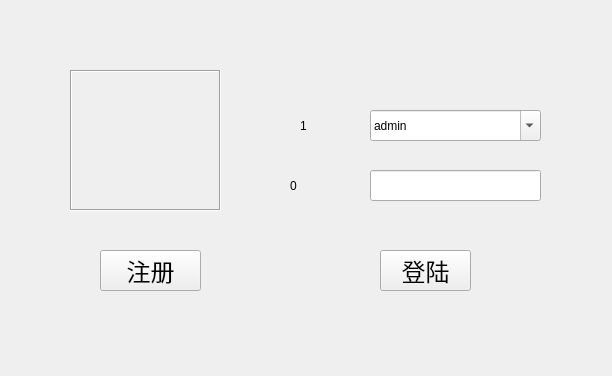
<?xml version="1.0" encoding="UTF-8"?>
<ui version="4.0">
 <class>LoginDialog</class>
 <widget class="QDialog" name="LoginDialog">
  <property name="geometry">
   <rect>
    <x>0</x>
    <y>0</y>
    <width>612</width>
    <height>376</height>
   </rect>
  </property>
  <property name="windowTitle">
   <string>Dialog</string>
  </property>
  <widget class="QLabel" name="userPic">
   <property name="enabled">
    <bool>true</bool>
   </property>
   <property name="geometry">
    <rect>
     <x>70</x>
     <y>70</y>
     <width>151</width>
     <height>141</height>
    </rect>
   </property>
   <property name="autoFillBackground">
    <bool>false</bool>
   </property>
   <property name="frameShape">
    <enum>QFrame::Box</enum>
   </property>
   <property name="frameShadow">
    <enum>QFrame::Sunken</enum>
   </property>
   <property name="text">
    <string/>
   </property>
  </widget>
  <widget class="QPushButton" name="regBtn">
   <property name="geometry">
    <rect>
     <x>100</x>
     <y>250</y>
     <width>101</width>
     <height>41</height>
    </rect>
   </property>
   <property name="font">
    <font>
     <family>Libian SC</family>
     <pointsize>18</pointsize>
    </font>
   </property>
   <property name="text">
    <string>注册</string>
   </property>
   <property name="autoDefault">
    <bool>false</bool>
   </property>
   <property name="default">
    <bool>false</bool>
   </property>
   <property name="flat">
    <bool>false</bool>
   </property>
  </widget>
  <widget class="QPushButton" name="loginBtn">
   <property name="geometry">
    <rect>
     <x>380</x>
     <y>250</y>
     <width>91</width>
     <height>41</height>
    </rect>
   </property>
   <property name="font">
    <font>
     <family>Libian SC</family>
     <pointsize>18</pointsize>
    </font>
   </property>
   <property name="focusPolicy">
    <enum>Qt::TabFocus</enum>
   </property>
   <property name="text">
    <string>登陆</string>
   </property>
   <property name="autoDefault">
    <bool>false</bool>
   </property>
  </widget>
  <widget class="QComboBox" name="nameCmBox">
   <property name="geometry">
    <rect>
     <x>370</x>
     <y>110</y>
     <width>171</width>
     <height>31</height>
    </rect>
   </property>
   <property name="editable">
    <bool>true</bool>
   </property>
   <property name="currentText">
    <string/>
   </property>
   <property name="frame">
    <bool>true</bool>
   </property>
   <item>
    <property name="text">
     <string>admin</string>
    </property>
   </item>
   <item>
    <property name="text">
     <string>cook</string>
    </property>
   </item>
   <item>
    <property name="text">
     <string>manager</string>
    </property>
   </item>
  </widget>
  <widget class="QLineEdit" name="pwdLineEdit">
   <property name="geometry">
    <rect>
     <x>370</x>
     <y>170</y>
     <width>171</width>
     <height>31</height>
    </rect>
   </property>
  </widget>
  <widget class="QLabel" name="pwdLabel">
   <property name="geometry">
    <rect>
     <x>290</x>
     <y>150</y>
     <width>81</width>
     <height>71</height>
    </rect>
   </property>
   <property name="text">
    <string>0</string>
   </property>
  </widget>
  <widget class="QLabel" name="userLabel">
   <property name="geometry">
    <rect>
     <x>300</x>
     <y>100</y>
     <width>61</width>
     <height>51</height>
    </rect>
   </property>
   <property name="text">
    <string>1</string>
   </property>
  </widget>
  <action name="action">
   <property name="icon">
    <iconset>
     <normaloff>images/user2.jpg</normaloff>images/user2.jpg</iconset>
   </property>
   <property name="text">
    <string>管理员界面</string>
   </property>
  </action>
 </widget>
 <resources/>
 <connections/>
</ui>
